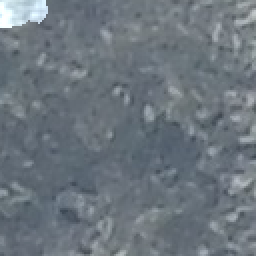
#> input picture illustrations/img_processing/augmentation/adjust_overlay.img01.5.5.png, 128 x 128 px (shown 2 times larger)
$ python tile_breaking_main.py --input_img ../../../illustrations/img_processing/augmentation/adjust_overlay.img01.5.5.png --output_img out.png --width 100 --height 100
#> lines starting #> are read from the running program, lines starting #| are printed output that depends on the picture
### src/img_processing/editing/cropping.py
#!/usr/bin/python3

# Methods for tile cropping.


def crop_rgba(img_rgba, top_left_row, top_left_column, tile_width, tile_height):
    """Crops the tile in RGBa-image.

    Args:
      img_rgba: Source image RGBa-array.
      top_left_row: Row of top left corner of the cropped image in the source image.
      top_left_column: Row of top left corner of the cropped image in the source image.
      tile_width: Width of cropped tile.
      tile_height: Height of cropped tile.

    Returns:
      Cropped RGBa-array.
    """
    img_width = img_rgba.shape[1]
    img_height = img_rgba.shape[0]

    row, column = max(0, top_left_row), max(0, top_left_column)
    width, height = min(tile_width, img_width), min(tile_height, img_height)

    return img_rgba[row:row + height, column:column + width, :]

### src/img_processing/tiling/tile_breaking.py
#!/usr/bin/python3

# Random tile cropping methods.

from src.img_processing.base import image_parts

import random


def any_tile_fit(tile_shape, target_shape, target_paddings=image_parts.Paddings.zeros()):
    """Checks that a tile can fit the target image with given paddings.

    Args:
      tile_shape: Cropped tile {height, width}.
      target_shape: Target image shape.
      target_paddings: Left, right, top and bottom paddings in the target image.

    Returns:
      True if the tile of given size can be cropped from the specified image.
    """
    tile_width, tile_height = tile_shape[1], tile_shape[0]
    img_width, img_height = target_shape[1], target_shape[0]

    return (
        target_paddings.left <= img_width - max(tile_width, target_paddings.right) and
        target_paddings.top <= img_height - max(tile_height, target_paddings.bottom))


def get_random_tile_row_col(
        tile_shape, target_shape, target_paddings=image_parts.Paddings.zeros()):
    """Gets row and column of the randomly cropped tile.

    Args:
      c: Cropped tile {height, width}.
      target_shape: Target image {height, width}.
      target_paddings: Left, right, top and bottom paddings in the target image.

    Returns:
      Row and column offsets of the randomly cropped tile to fit the source image.
    """
    tile_width, tile_height = tile_shape[1], tile_shape[0]
    img_width, img_height = target_shape[1], target_shape[0]
    if not any_tile_fit(tile_shape, target_shape, target_paddings):
        return 0, 0

    random_tile_row = random.randrange(
        target_paddings.top, img_height - max(tile_height, target_paddings.bottom))
    random_tile_col = random.randrange(
        target_paddings.left, img_width - max(tile_width, target_paddings.right))
    return random_tile_row, random_tile_col

### src/img_processing/base/image_parts.py
#!/usr/bin/python3


class Paddings:
    """Image paddings."""

    def __init__(self, left=0, right=0, top=0, bottom=0):
        self.left = left
        self.right = right
        self.top = top
        self.bottom = bottom

    @staticmethod
    def zeros():
        return Paddings()

    # [12 lines left out: function parse_from_csv, not called in this run]

    def __repr__(self):
        return f'{self.left},{self.right},{self.top},{self.bottom}'

    def within_width(self, width):
        return 0 <= self.left and 0 <= self.right and self.left + self.right <= width

    def within_height(self, height):
        return 0 <= self.top and 0 <= self.bottom and self.top + self.bottom <= height

### src/img_processing/tiling/tile_breaking_main.py
#!/usr/bin/python3

from src.img_processing.editing import cropping
from src.img_processing.tiling import tile_breaking

import argparse
import os
import pathlib
import sys

import skimage.io


def parse_args(argv):
    # Parse input arguments.
    parser = argparse.ArgumentParser(description='Random Tile Cropping')
    parser.add_argument('-i', '--input_img', dest='input_img_path',
        help='Path to the input image.', required=True)
    parser.add_argument('-o', '--output_img', dest='output_img_path',
        help='Path to the image tile.', required=True)

    parser.add_argument('-w', '--width', dest='tile_width',
        help='Width of the cropped tile.', required=True, type=int)
    parser.add_argument('-t', '--height', dest='tile_height',
        help='Height of the cropped tile.', required=True, type=int)

    return parser.parse_args(argv[1:])


def main(argv):
    parses_args = parse_args(argv)
    input_img_path = pathlib.Path(parses_args.input_img_path)
    output_img_path = pathlib.Path(parses_args.output_img_path)

    tile_width = parses_args.tile_width
    tile_height = parses_args.tile_height

    img_rgba = skimage.io.imread(str(input_img_path))
#> img_rgba is the input picture: shape (128, 128, 4); mean R, G, B, A 107.9, 117.3, 125.3, 255
    tile_top_left_row, tile_top_left_col = (
        tile_breaking.get_random_tile_row_col((tile_height, tile_width), img_rgba.shape))
#> tile_top_left_row = 27; tile_top_left_col = 12
    tile_rgba = cropping.crop_rgba(
        img_rgba, tile_top_left_row, tile_top_left_col, tile_width, tile_height)
#> in crop_rgba, `return img_rgba[row:row + height, column:column + width, :]`:
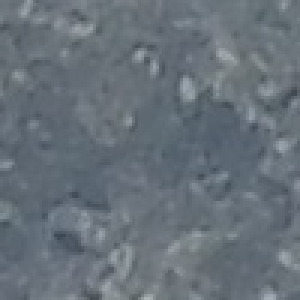
#> returned value: shape (100, 100, 4) (shown 3 times larger); mean of channels 0, 1, 2, 3 103, 112.7, 121.1, 255; drawn as R, G, B
    skimage.io.imsave(str(output_img_path), tile_rgba)

    return os.EX_OK


if __name__ == '__main__':
    sys.exit(main(sys.argv))
#> (the program exits here)

$ run again, on illustrations/img_processing/augmentation/adjust_overlay.tail128.png
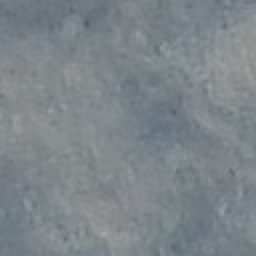
#> input picture illustrations/img_processing/augmentation/adjust_overlay.tail128.png, 128 x 128 px (shown 2 times larger)
#> in main, img_rgba is the input picture: shape (128, 128, 3); mean R, G, B 124.9, 132.7, 137.7
#> in crop_rgba, `return img_rgba[row:row + height, column:column + width, :]`:
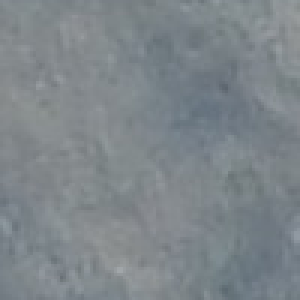
#> returned value: shape (100, 100, 3) (shown 3 times larger); mean of channels 0, 1, 2 126, 133.6, 138.3; drawn as R, G, B
